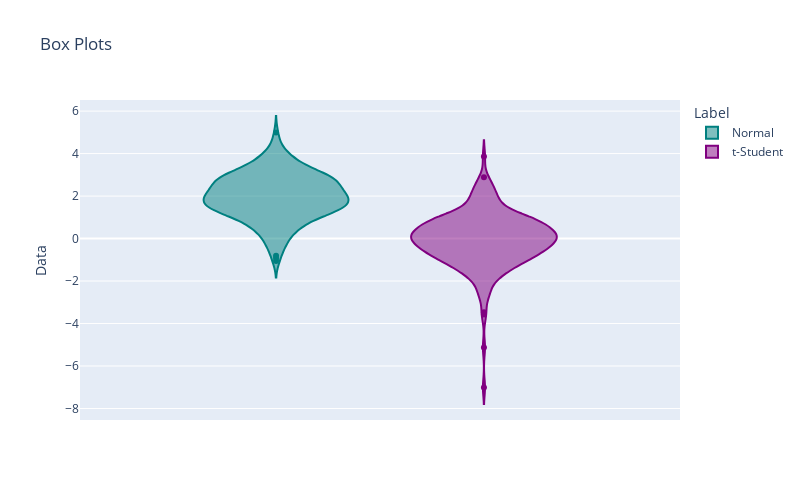

The notebook cell this image was saved under:
### Markdown cell above
2. Customize the colors by using `color_discrete_sequence`. You can pass a specific list of colors or one of the palettes available in plotly express

### Code cell
fig = px.violin(df, y="Data", 
                color="Label",
                color_discrete_sequence=['teal', 'purple'],
                height = 500, width = 800,
                title='Box Plots')
fig.show()

### Figure 1 — Plotly figure (JSON) as saved in the notebook; plotly's stock layout.template omitted (floating-point values rounded to 4 significant figures; data arrays with more than 128 entries replaced by an {"elided": "..."} marker saying what was removed)
{"data": [{"alignmentgroup": "True", "box": {"visible": false}, "hovertemplate": "Label=Normal<br>Data=%{y}<extra></extra>", "legendgroup": "Normal", "marker": {"color": "teal"}, "name": "Normal", "offsetgroup": "Normal", "orientation": "v", "scalegroup": "True", "showlegend": true, "type": "violin", "x0": " ", "xaxis": "x", "y": {"elided": "200 float values"}, "y0": " ", "yaxis": "y"}, {"alignmentgroup": "True", "box": {"visible": false}, "hovertemplate": "Label=t-Student<br>Data=%{y}<extra></extra>", "legendgroup": "t-Student", "marker": {"color": "purple"}, "name": "t-Student", "offsetgroup": "t-Student", "orientation": "v", "scalegroup": "True", "showlegend": true, "type": "violin", "x0": " ", "xaxis": "x", "y": {"elided": "200 float values"}, "y0": " ", "yaxis": "y"}], "layout": {"height": 500, "legend": {"title": {"text": "Label"}, "tracegroupgap": 0}, "title": {"text": "Box Plots"}, "violinmode": "group", "width": 800, "xaxis": {"anchor": "y", "domain": [0, 1]}, "yaxis": {"anchor": "x", "domain": [0, 1], "title": {"text": "Data"}}}}
